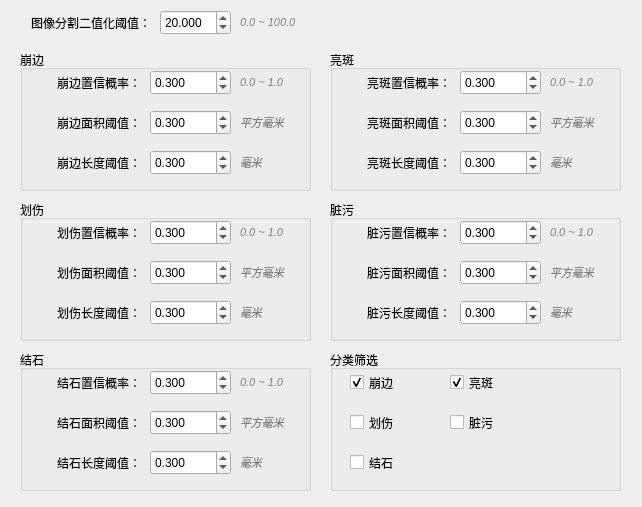
<?xml version="1.0" encoding="UTF-8"?>
<ui version="4.0">
 <class>FaceCAMThresholdsWidget</class>
 <widget class="QWidget" name="FaceCAMThresholdsWidget">
  <property name="geometry">
   <rect>
    <x>0</x>
    <y>0</y>
    <width>642</width>
    <height>507</height>
   </rect>
  </property>
  <property name="windowTitle">
   <string>Global Settings</string>
  </property>
  <widget class="QLabel" name="label_12">
   <property name="geometry">
    <rect>
     <x>240</x>
     <y>10</y>
     <width>71</width>
     <height>25</height>
    </rect>
   </property>
   <property name="font">
    <font>
     <pointsize>8</pointsize>
     <italic>true</italic>
    </font>
   </property>
   <property name="styleSheet">
    <string notr="true">color:gray;</string>
   </property>
   <property name="text">
    <string>0.0 ~ 100.0</string>
   </property>
  </widget>
  <widget class="QDoubleSpinBox" name="binary_threshold_edit">
   <property name="geometry">
    <rect>
     <x>160</x>
     <y>10</y>
     <width>71</width>
     <height>25</height>
    </rect>
   </property>
   <property name="decimals">
    <number>3</number>
   </property>
   <property name="minimum">
    <double>0.010000000000000</double>
   </property>
   <property name="maximum">
    <double>100.000000000000000</double>
   </property>
   <property name="singleStep">
    <double>1.000000000000000</double>
   </property>
   <property name="value">
    <double>20.000000000000000</double>
   </property>
  </widget>
  <widget class="QGroupBox" name="groupBox">
   <property name="geometry">
    <rect>
     <x>20</x>
     <y>50</y>
     <width>291</width>
     <height>141</height>
    </rect>
   </property>
   <property name="title">
    <string>崩边</string>
   </property>
   <widget class="QLabel" name="label_9">
    <property name="geometry">
     <rect>
      <x>220</x>
      <y>100</y>
      <width>61</width>
      <height>25</height>
     </rect>
    </property>
    <property name="font">
     <font>
      <pointsize>8</pointsize>
      <italic>true</italic>
     </font>
    </property>
    <property name="styleSheet">
     <string notr="true">color:gray;</string>
    </property>
    <property name="text">
     <string>毫米</string>
    </property>
   </widget>
   <widget class="QDoubleSpinBox" name="bright_length_edit">
    <property name="geometry">
     <rect>
      <x>130</x>
      <y>100</y>
      <width>81</width>
      <height>25</height>
     </rect>
    </property>
    <property name="decimals">
     <number>3</number>
    </property>
    <property name="minimum">
     <double>0.000000000000000</double>
    </property>
    <property name="maximum">
     <double>999999999.000000000000000</double>
    </property>
    <property name="singleStep">
     <double>1.000000000000000</double>
    </property>
    <property name="value">
     <double>0.300000000000000</double>
    </property>
   </widget>
   <widget class="QLabel" name="label_43">
    <property name="geometry">
     <rect>
      <x>10</x>
      <y>100</y>
      <width>111</width>
      <height>25</height>
     </rect>
    </property>
    <property name="text">
     <string>崩边长度阈值：</string>
    </property>
    <property name="alignment">
     <set>Qt::AlignRight|Qt::AlignTrailing|Qt::AlignVCenter</set>
    </property>
   </widget>
   <widget class="QLabel" name="label_28">
    <property name="geometry">
     <rect>
      <x>10</x>
      <y>60</y>
      <width>111</width>
      <height>25</height>
     </rect>
    </property>
    <property name="text">
     <string>崩边面积阈值：</string>
    </property>
    <property name="alignment">
     <set>Qt::AlignRight|Qt::AlignTrailing|Qt::AlignVCenter</set>
    </property>
   </widget>
   <widget class="QDoubleSpinBox" name="bright_area_edit">
    <property name="geometry">
     <rect>
      <x>130</x>
      <y>60</y>
      <width>81</width>
      <height>25</height>
     </rect>
    </property>
    <property name="decimals">
     <number>3</number>
    </property>
    <property name="minimum">
     <double>0.000000000000000</double>
    </property>
    <property name="maximum">
     <double>999999999.000000000000000</double>
    </property>
    <property name="singleStep">
     <double>1.000000000000000</double>
    </property>
    <property name="value">
     <double>0.300000000000000</double>
    </property>
   </widget>
   <widget class="QLabel" name="label_8">
    <property name="geometry">
     <rect>
      <x>220</x>
      <y>60</y>
      <width>61</width>
      <height>25</height>
     </rect>
    </property>
    <property name="font">
     <font>
      <pointsize>8</pointsize>
      <italic>true</italic>
     </font>
    </property>
    <property name="styleSheet">
     <string notr="true">color:gray;</string>
    </property>
    <property name="text">
     <string>平方毫米</string>
    </property>
   </widget>
   <widget class="QLabel" name="label_6">
    <property name="geometry">
     <rect>
      <x>220</x>
      <y>20</y>
      <width>61</width>
      <height>25</height>
     </rect>
    </property>
    <property name="font">
     <font>
      <pointsize>8</pointsize>
      <italic>true</italic>
     </font>
    </property>
    <property name="styleSheet">
     <string notr="true">color:gray;</string>
    </property>
    <property name="text">
     <string>0.0 ~ 1.0</string>
    </property>
   </widget>
   <widget class="QDoubleSpinBox" name="bright_edit">
    <property name="geometry">
     <rect>
      <x>130</x>
      <y>20</y>
      <width>81</width>
      <height>25</height>
     </rect>
    </property>
    <property name="decimals">
     <number>3</number>
    </property>
    <property name="minimum">
     <double>0.010000000000000</double>
    </property>
    <property name="maximum">
     <double>1.000000000000000</double>
    </property>
    <property name="singleStep">
     <double>0.100000000000000</double>
    </property>
    <property name="value">
     <double>0.300000000000000</double>
    </property>
   </widget>
   <widget class="QLabel" name="label">
    <property name="geometry">
     <rect>
      <x>10</x>
      <y>20</y>
      <width>111</width>
      <height>25</height>
     </rect>
    </property>
    <property name="text">
     <string>崩边置信概率：</string>
    </property>
    <property name="alignment">
     <set>Qt::AlignRight|Qt::AlignTrailing|Qt::AlignVCenter</set>
    </property>
   </widget>
  </widget>
  <widget class="QGroupBox" name="groupBox_2">
   <property name="geometry">
    <rect>
     <x>330</x>
     <y>50</y>
     <width>291</width>
     <height>141</height>
    </rect>
   </property>
   <property name="title">
    <string>亮斑</string>
   </property>
   <widget class="QLabel" name="label_11">
    <property name="geometry">
     <rect>
      <x>220</x>
      <y>100</y>
      <width>61</width>
      <height>25</height>
     </rect>
    </property>
    <property name="font">
     <font>
      <pointsize>8</pointsize>
      <italic>true</italic>
     </font>
    </property>
    <property name="styleSheet">
     <string notr="true">color:gray;</string>
    </property>
    <property name="text">
     <string>毫米</string>
    </property>
   </widget>
   <widget class="QLabel" name="label_7">
    <property name="geometry">
     <rect>
      <x>220</x>
      <y>20</y>
      <width>61</width>
      <height>25</height>
     </rect>
    </property>
    <property name="font">
     <font>
      <pointsize>8</pointsize>
      <italic>true</italic>
     </font>
    </property>
    <property name="styleSheet">
     <string notr="true">color:gray;</string>
    </property>
    <property name="text">
     <string>0.0 ~ 1.0</string>
    </property>
   </widget>
   <widget class="QLabel" name="label_29">
    <property name="geometry">
     <rect>
      <x>10</x>
      <y>60</y>
      <width>111</width>
      <height>25</height>
     </rect>
    </property>
    <property name="text">
     <string>亮斑面积阈值：</string>
    </property>
    <property name="alignment">
     <set>Qt::AlignRight|Qt::AlignTrailing|Qt::AlignVCenter</set>
    </property>
   </widget>
   <widget class="QDoubleSpinBox" name="dark_edit">
    <property name="geometry">
     <rect>
      <x>130</x>
      <y>20</y>
      <width>81</width>
      <height>25</height>
     </rect>
    </property>
    <property name="decimals">
     <number>3</number>
    </property>
    <property name="minimum">
     <double>0.010000000000000</double>
    </property>
    <property name="maximum">
     <double>1.000000000000000</double>
    </property>
    <property name="singleStep">
     <double>0.100000000000000</double>
    </property>
    <property name="value">
     <double>0.300000000000000</double>
    </property>
   </widget>
   <widget class="QLabel" name="label_42">
    <property name="geometry">
     <rect>
      <x>10</x>
      <y>100</y>
      <width>111</width>
      <height>25</height>
     </rect>
    </property>
    <property name="text">
     <string>亮斑长度阈值：</string>
    </property>
    <property name="alignment">
     <set>Qt::AlignRight|Qt::AlignTrailing|Qt::AlignVCenter</set>
    </property>
   </widget>
   <widget class="QDoubleSpinBox" name="dark_length_edit">
    <property name="geometry">
     <rect>
      <x>130</x>
      <y>100</y>
      <width>81</width>
      <height>25</height>
     </rect>
    </property>
    <property name="decimals">
     <number>3</number>
    </property>
    <property name="minimum">
     <double>0.000000000000000</double>
    </property>
    <property name="maximum">
     <double>999999999.000000000000000</double>
    </property>
    <property name="singleStep">
     <double>1.000000000000000</double>
    </property>
    <property name="value">
     <double>0.300000000000000</double>
    </property>
   </widget>
   <widget class="QDoubleSpinBox" name="dark_area_edit">
    <property name="geometry">
     <rect>
      <x>130</x>
      <y>60</y>
      <width>81</width>
      <height>25</height>
     </rect>
    </property>
    <property name="decimals">
     <number>3</number>
    </property>
    <property name="minimum">
     <double>0.000000000000000</double>
    </property>
    <property name="maximum">
     <double>999999999.000000000000000</double>
    </property>
    <property name="singleStep">
     <double>1.000000000000000</double>
    </property>
    <property name="value">
     <double>0.300000000000000</double>
    </property>
   </widget>
   <widget class="QLabel" name="label_2">
    <property name="geometry">
     <rect>
      <x>10</x>
      <y>20</y>
      <width>111</width>
      <height>25</height>
     </rect>
    </property>
    <property name="text">
     <string>亮斑置信概率：</string>
    </property>
    <property name="alignment">
     <set>Qt::AlignRight|Qt::AlignTrailing|Qt::AlignVCenter</set>
    </property>
   </widget>
   <widget class="QLabel" name="label_10">
    <property name="geometry">
     <rect>
      <x>220</x>
      <y>60</y>
      <width>61</width>
      <height>25</height>
     </rect>
    </property>
    <property name="font">
     <font>
      <pointsize>8</pointsize>
      <italic>true</italic>
     </font>
    </property>
    <property name="styleSheet">
     <string notr="true">color:gray;</string>
    </property>
    <property name="text">
     <string>平方毫米</string>
    </property>
   </widget>
  </widget>
  <widget class="QGroupBox" name="groupBox_3">
   <property name="geometry">
    <rect>
     <x>330</x>
     <y>200</y>
     <width>291</width>
     <height>141</height>
    </rect>
   </property>
   <property name="title">
    <string>脏污</string>
   </property>
   <widget class="QLabel" name="label_15">
    <property name="geometry">
     <rect>
      <x>220</x>
      <y>60</y>
      <width>61</width>
      <height>25</height>
     </rect>
    </property>
    <property name="font">
     <font>
      <pointsize>8</pointsize>
      <italic>true</italic>
     </font>
    </property>
    <property name="styleSheet">
     <string notr="true">color:gray;</string>
    </property>
    <property name="text">
     <string>平方毫米</string>
    </property>
   </widget>
   <widget class="QLabel" name="label_3">
    <property name="geometry">
     <rect>
      <x>10</x>
      <y>20</y>
      <width>111</width>
      <height>25</height>
     </rect>
    </property>
    <property name="text">
     <string>脏污置信概率：</string>
    </property>
    <property name="alignment">
     <set>Qt::AlignRight|Qt::AlignTrailing|Qt::AlignVCenter</set>
    </property>
   </widget>
   <widget class="QDoubleSpinBox" name="dirty_area_edit">
    <property name="geometry">
     <rect>
      <x>130</x>
      <y>60</y>
      <width>81</width>
      <height>25</height>
     </rect>
    </property>
    <property name="decimals">
     <number>3</number>
    </property>
    <property name="minimum">
     <double>0.000000000000000</double>
    </property>
    <property name="maximum">
     <double>999999999.000000000000000</double>
    </property>
    <property name="singleStep">
     <double>1.000000000000000</double>
    </property>
    <property name="value">
     <double>0.300000000000000</double>
    </property>
   </widget>
   <widget class="QLabel" name="label_30">
    <property name="geometry">
     <rect>
      <x>10</x>
      <y>60</y>
      <width>111</width>
      <height>25</height>
     </rect>
    </property>
    <property name="text">
     <string>脏污面积阈值：</string>
    </property>
    <property name="alignment">
     <set>Qt::AlignRight|Qt::AlignTrailing|Qt::AlignVCenter</set>
    </property>
   </widget>
   <widget class="QLabel" name="label_44">
    <property name="geometry">
     <rect>
      <x>10</x>
      <y>100</y>
      <width>111</width>
      <height>25</height>
     </rect>
    </property>
    <property name="text">
     <string>脏污长度阈值：</string>
    </property>
    <property name="alignment">
     <set>Qt::AlignRight|Qt::AlignTrailing|Qt::AlignVCenter</set>
    </property>
   </widget>
   <widget class="QDoubleSpinBox" name="dirty_edit">
    <property name="geometry">
     <rect>
      <x>130</x>
      <y>20</y>
      <width>81</width>
      <height>25</height>
     </rect>
    </property>
    <property name="decimals">
     <number>3</number>
    </property>
    <property name="minimum">
     <double>0.010000000000000</double>
    </property>
    <property name="maximum">
     <double>1.000000000000000</double>
    </property>
    <property name="singleStep">
     <double>0.100000000000000</double>
    </property>
    <property name="value">
     <double>0.300000000000000</double>
    </property>
   </widget>
   <widget class="QLabel" name="label_14">
    <property name="geometry">
     <rect>
      <x>220</x>
      <y>20</y>
      <width>61</width>
      <height>25</height>
     </rect>
    </property>
    <property name="font">
     <font>
      <pointsize>8</pointsize>
      <italic>true</italic>
     </font>
    </property>
    <property name="styleSheet">
     <string notr="true">color:gray;</string>
    </property>
    <property name="text">
     <string>0.0 ~ 1.0</string>
    </property>
   </widget>
   <widget class="QDoubleSpinBox" name="dirty_length_edit">
    <property name="geometry">
     <rect>
      <x>130</x>
      <y>100</y>
      <width>81</width>
      <height>25</height>
     </rect>
    </property>
    <property name="decimals">
     <number>3</number>
    </property>
    <property name="minimum">
     <double>0.000000000000000</double>
    </property>
    <property name="maximum">
     <double>999999999.000000000000000</double>
    </property>
    <property name="singleStep">
     <double>1.000000000000000</double>
    </property>
    <property name="value">
     <double>0.300000000000000</double>
    </property>
   </widget>
   <widget class="QLabel" name="label_13">
    <property name="geometry">
     <rect>
      <x>220</x>
      <y>100</y>
      <width>61</width>
      <height>25</height>
     </rect>
    </property>
    <property name="font">
     <font>
      <pointsize>8</pointsize>
      <italic>true</italic>
     </font>
    </property>
    <property name="styleSheet">
     <string notr="true">color:gray;</string>
    </property>
    <property name="text">
     <string>毫米</string>
    </property>
   </widget>
  </widget>
  <widget class="QGroupBox" name="groupBox_4">
   <property name="geometry">
    <rect>
     <x>20</x>
     <y>200</y>
     <width>291</width>
     <height>141</height>
    </rect>
   </property>
   <property name="title">
    <string>划伤</string>
   </property>
   <widget class="QLabel" name="label_18">
    <property name="geometry">
     <rect>
      <x>220</x>
      <y>100</y>
      <width>61</width>
      <height>25</height>
     </rect>
    </property>
    <property name="font">
     <font>
      <pointsize>8</pointsize>
      <italic>true</italic>
     </font>
    </property>
    <property name="styleSheet">
     <string notr="true">color:gray;</string>
    </property>
    <property name="text">
     <string>毫米</string>
    </property>
   </widget>
   <widget class="QLabel" name="label_45">
    <property name="geometry">
     <rect>
      <x>10</x>
      <y>100</y>
      <width>111</width>
      <height>25</height>
     </rect>
    </property>
    <property name="text">
     <string>划伤长度阈值：</string>
    </property>
    <property name="alignment">
     <set>Qt::AlignRight|Qt::AlignTrailing|Qt::AlignVCenter</set>
    </property>
   </widget>
   <widget class="QLabel" name="label_16">
    <property name="geometry">
     <rect>
      <x>220</x>
      <y>60</y>
      <width>61</width>
      <height>25</height>
     </rect>
    </property>
    <property name="font">
     <font>
      <pointsize>8</pointsize>
      <italic>true</italic>
     </font>
    </property>
    <property name="styleSheet">
     <string notr="true">color:gray;</string>
    </property>
    <property name="text">
     <string>平方毫米</string>
    </property>
   </widget>
   <widget class="QLabel" name="label_17">
    <property name="geometry">
     <rect>
      <x>220</x>
      <y>20</y>
      <width>61</width>
      <height>25</height>
     </rect>
    </property>
    <property name="font">
     <font>
      <pointsize>8</pointsize>
      <italic>true</italic>
     </font>
    </property>
    <property name="styleSheet">
     <string notr="true">color:gray;</string>
    </property>
    <property name="text">
     <string>0.0 ~ 1.0</string>
    </property>
   </widget>
   <widget class="QDoubleSpinBox" name="scratch_edit">
    <property name="geometry">
     <rect>
      <x>130</x>
      <y>20</y>
      <width>81</width>
      <height>25</height>
     </rect>
    </property>
    <property name="decimals">
     <number>3</number>
    </property>
    <property name="minimum">
     <double>0.010000000000000</double>
    </property>
    <property name="maximum">
     <double>1.000000000000000</double>
    </property>
    <property name="singleStep">
     <double>0.100000000000000</double>
    </property>
    <property name="value">
     <double>0.300000000000000</double>
    </property>
   </widget>
   <widget class="QDoubleSpinBox" name="scratch_area_edit">
    <property name="geometry">
     <rect>
      <x>130</x>
      <y>60</y>
      <width>81</width>
      <height>25</height>
     </rect>
    </property>
    <property name="decimals">
     <number>3</number>
    </property>
    <property name="minimum">
     <double>0.000000000000000</double>
    </property>
    <property name="maximum">
     <double>999999999.000000000000000</double>
    </property>
    <property name="singleStep">
     <double>1.000000000000000</double>
    </property>
    <property name="value">
     <double>0.300000000000000</double>
    </property>
   </widget>
   <widget class="QLabel" name="label_4">
    <property name="geometry">
     <rect>
      <x>10</x>
      <y>20</y>
      <width>111</width>
      <height>25</height>
     </rect>
    </property>
    <property name="text">
     <string>划伤置信概率：</string>
    </property>
    <property name="alignment">
     <set>Qt::AlignRight|Qt::AlignTrailing|Qt::AlignVCenter</set>
    </property>
   </widget>
   <widget class="QLabel" name="label_31">
    <property name="geometry">
     <rect>
      <x>10</x>
      <y>60</y>
      <width>111</width>
      <height>25</height>
     </rect>
    </property>
    <property name="text">
     <string>划伤面积阈值：</string>
    </property>
    <property name="alignment">
     <set>Qt::AlignRight|Qt::AlignTrailing|Qt::AlignVCenter</set>
    </property>
   </widget>
   <widget class="QDoubleSpinBox" name="scratch_length_edit">
    <property name="geometry">
     <rect>
      <x>130</x>
      <y>100</y>
      <width>81</width>
      <height>25</height>
     </rect>
    </property>
    <property name="decimals">
     <number>3</number>
    </property>
    <property name="minimum">
     <double>0.000000000000000</double>
    </property>
    <property name="maximum">
     <double>999999999.000000000000000</double>
    </property>
    <property name="singleStep">
     <double>1.000000000000000</double>
    </property>
    <property name="value">
     <double>0.300000000000000</double>
    </property>
   </widget>
  </widget>
  <widget class="QGroupBox" name="groupBox_5">
   <property name="geometry">
    <rect>
     <x>20</x>
     <y>350</y>
     <width>291</width>
     <height>141</height>
    </rect>
   </property>
   <property name="title">
    <string>结石</string>
   </property>
   <widget class="QDoubleSpinBox" name="circle_length_edit">
    <property name="geometry">
     <rect>
      <x>130</x>
      <y>100</y>
      <width>81</width>
      <height>25</height>
     </rect>
    </property>
    <property name="decimals">
     <number>3</number>
    </property>
    <property name="minimum">
     <double>0.000000000000000</double>
    </property>
    <property name="maximum">
     <double>999999999.000000000000000</double>
    </property>
    <property name="singleStep">
     <double>1.000000000000000</double>
    </property>
    <property name="value">
     <double>0.300000000000000</double>
    </property>
   </widget>
   <widget class="QLabel" name="label_19">
    <property name="geometry">
     <rect>
      <x>220</x>
      <y>100</y>
      <width>61</width>
      <height>25</height>
     </rect>
    </property>
    <property name="font">
     <font>
      <pointsize>8</pointsize>
      <italic>true</italic>
     </font>
    </property>
    <property name="styleSheet">
     <string notr="true">color:gray;</string>
    </property>
    <property name="text">
     <string>毫米</string>
    </property>
   </widget>
   <widget class="QLabel" name="label_20">
    <property name="geometry">
     <rect>
      <x>220</x>
      <y>60</y>
      <width>61</width>
      <height>25</height>
     </rect>
    </property>
    <property name="font">
     <font>
      <pointsize>8</pointsize>
      <italic>true</italic>
     </font>
    </property>
    <property name="styleSheet">
     <string notr="true">color:gray;</string>
    </property>
    <property name="text">
     <string>平方毫米</string>
    </property>
   </widget>
   <widget class="QLabel" name="label_22">
    <property name="geometry">
     <rect>
      <x>10</x>
      <y>20</y>
      <width>111</width>
      <height>25</height>
     </rect>
    </property>
    <property name="text">
     <string>结石置信概率：</string>
    </property>
    <property name="alignment">
     <set>Qt::AlignRight|Qt::AlignTrailing|Qt::AlignVCenter</set>
    </property>
   </widget>
   <widget class="QLabel" name="label_21">
    <property name="geometry">
     <rect>
      <x>220</x>
      <y>20</y>
      <width>61</width>
      <height>25</height>
     </rect>
    </property>
    <property name="font">
     <font>
      <pointsize>8</pointsize>
      <italic>true</italic>
     </font>
    </property>
    <property name="styleSheet">
     <string notr="true">color:gray;</string>
    </property>
    <property name="text">
     <string>0.0 ~ 1.0</string>
    </property>
   </widget>
   <widget class="QLabel" name="label_46">
    <property name="geometry">
     <rect>
      <x>10</x>
      <y>100</y>
      <width>111</width>
      <height>25</height>
     </rect>
    </property>
    <property name="text">
     <string>结石长度阈值：</string>
    </property>
    <property name="alignment">
     <set>Qt::AlignRight|Qt::AlignTrailing|Qt::AlignVCenter</set>
    </property>
   </widget>
   <widget class="QDoubleSpinBox" name="circle_edit">
    <property name="geometry">
     <rect>
      <x>130</x>
      <y>20</y>
      <width>81</width>
      <height>25</height>
     </rect>
    </property>
    <property name="decimals">
     <number>3</number>
    </property>
    <property name="minimum">
     <double>0.010000000000000</double>
    </property>
    <property name="maximum">
     <double>1.000000000000000</double>
    </property>
    <property name="singleStep">
     <double>0.100000000000000</double>
    </property>
    <property name="value">
     <double>0.300000000000000</double>
    </property>
   </widget>
   <widget class="QDoubleSpinBox" name="circle_area_edit">
    <property name="geometry">
     <rect>
      <x>130</x>
      <y>60</y>
      <width>81</width>
      <height>25</height>
     </rect>
    </property>
    <property name="decimals">
     <number>3</number>
    </property>
    <property name="minimum">
     <double>0.000000000000000</double>
    </property>
    <property name="maximum">
     <double>999999999.000000000000000</double>
    </property>
    <property name="singleStep">
     <double>1.000000000000000</double>
    </property>
    <property name="value">
     <double>0.300000000000000</double>
    </property>
   </widget>
   <widget class="QLabel" name="label_32">
    <property name="geometry">
     <rect>
      <x>10</x>
      <y>60</y>
      <width>111</width>
      <height>25</height>
     </rect>
    </property>
    <property name="text">
     <string>结石面积阈值：</string>
    </property>
    <property name="alignment">
     <set>Qt::AlignRight|Qt::AlignTrailing|Qt::AlignVCenter</set>
    </property>
   </widget>
  </widget>
  <widget class="QLabel" name="label_23">
   <property name="geometry">
    <rect>
     <x>20</x>
     <y>10</y>
     <width>131</width>
     <height>25</height>
    </rect>
   </property>
   <property name="text">
    <string>图像分割二值化阈值：</string>
   </property>
   <property name="alignment">
    <set>Qt::AlignRight|Qt::AlignTrailing|Qt::AlignVCenter</set>
   </property>
  </widget>
  <widget class="QGroupBox" name="groupBox_6">
   <property name="geometry">
    <rect>
     <x>330</x>
     <y>350</y>
     <width>291</width>
     <height>141</height>
    </rect>
   </property>
   <property name="title">
    <string>分类筛选</string>
   </property>
   <widget class="QCheckBox" name="bright_checkbox">
    <property name="enabled">
     <bool>true</bool>
    </property>
    <property name="geometry">
     <rect>
      <x>20</x>
      <y>20</y>
      <width>71</width>
      <height>25</height>
     </rect>
    </property>
    <property name="text">
     <string>崩边</string>
    </property>
    <property name="checked">
     <bool>true</bool>
    </property>
   </widget>
   <widget class="QCheckBox" name="dark_checkbox">
    <property name="enabled">
     <bool>true</bool>
    </property>
    <property name="geometry">
     <rect>
      <x>120</x>
      <y>20</y>
      <width>71</width>
      <height>25</height>
     </rect>
    </property>
    <property name="text">
     <string>亮斑</string>
    </property>
    <property name="checked">
     <bool>true</bool>
    </property>
   </widget>
   <widget class="QCheckBox" name="scratch_checkbox">
    <property name="geometry">
     <rect>
      <x>20</x>
      <y>60</y>
      <width>71</width>
      <height>25</height>
     </rect>
    </property>
    <property name="text">
     <string>划伤</string>
    </property>
   </widget>
   <widget class="QCheckBox" name="dirty_checkbox">
    <property name="geometry">
     <rect>
      <x>120</x>
      <y>60</y>
      <width>71</width>
      <height>25</height>
     </rect>
    </property>
    <property name="text">
     <string>脏污</string>
    </property>
   </widget>
   <widget class="QCheckBox" name="circle_checkbox">
    <property name="geometry">
     <rect>
      <x>20</x>
      <y>100</y>
      <width>71</width>
      <height>25</height>
     </rect>
    </property>
    <property name="text">
     <string>结石</string>
    </property>
   </widget>
  </widget>
 </widget>
 <resources/>
 <connections/>
</ui>
